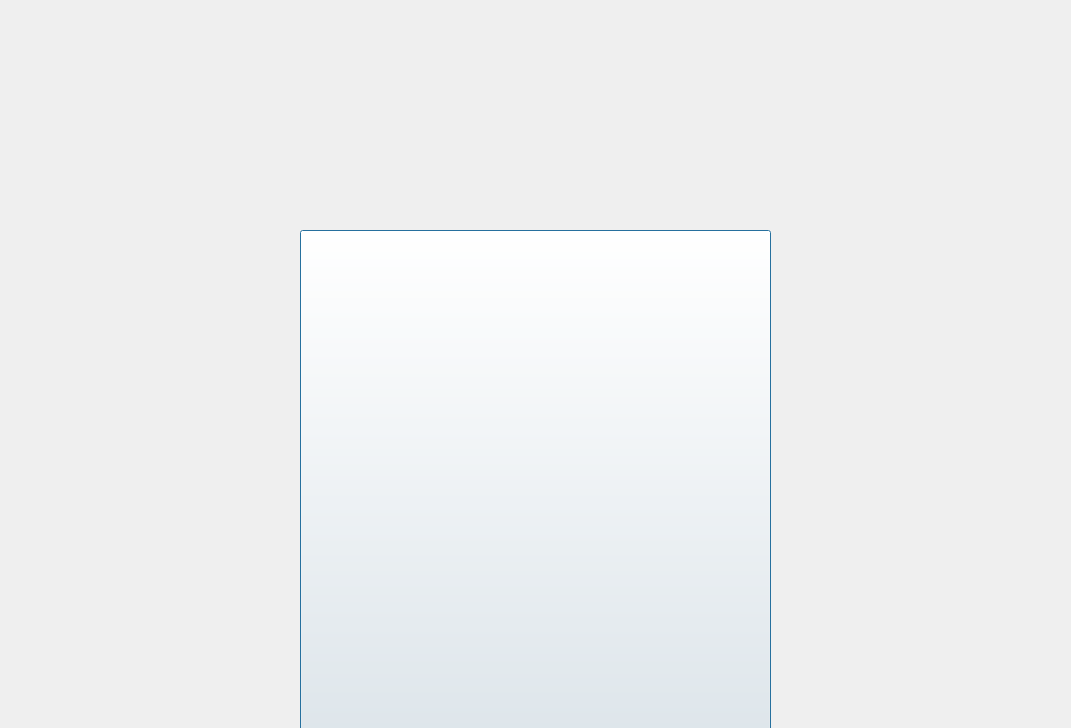
<?xml version="1.0" encoding="UTF-8"?>
<ui version="4.0">
 <class>Yiguan</class>
 <widget class="QDialog" name="Yiguan">
  <property name="geometry">
   <rect>
    <x>0</x>
    <y>0</y>
    <width>1071</width>
    <height>728</height>
   </rect>
  </property>
  <property name="sizePolicy">
   <sizepolicy hsizetype="Fixed" vsizetype="Fixed">
    <horstretch>0</horstretch>
    <verstretch>0</verstretch>
   </sizepolicy>
  </property>
  <property name="minimumSize">
   <size>
    <width>1071</width>
    <height>728</height>
   </size>
  </property>
  <property name="maximumSize">
   <size>
    <width>1071</width>
    <height>728</height>
   </size>
  </property>
  <property name="windowTitle">
   <string>无涯</string>
  </property>
  <property name="windowIcon">
   <iconset resource="Menu.qrc">
    <normaloff>:/icon/Resources/无涯.png</normaloff>:/icon/Resources/无涯.png</iconset>
  </property>
  <property name="styleSheet">
   <string notr="true">border-image: url(:/image/Resources/yiguan.png);</string>
  </property>
  <widget class="QLabel" name="lblText">
   <property name="geometry">
    <rect>
     <x>50</x>
     <y>500</y>
     <width>971</width>
     <height>211</height>
    </rect>
   </property>
   <property name="styleSheet">
    <string notr="true">border-image: url(:/other/Resources/透明背景.png);
color: rgb(255, 255, 255);
font: 16pt &quot;隶书&quot;;</string>
   </property>
   <property name="text">
    <string/>
   </property>
   <property name="alignment">
    <set>Qt::AlignLeading|Qt::AlignLeft|Qt::AlignTop</set>
   </property>
   <property name="wordWrap">
    <bool>true</bool>
   </property>
  </widget>
  <widget class="QPushButton" name="btnSY">
   <property name="geometry">
    <rect>
     <x>300</x>
     <y>230</y>
     <width>471</width>
     <height>581</height>
    </rect>
   </property>
   <property name="styleSheet">
    <string notr="true">border-image: url(:/other/Resources/透明背景.png);
border-image: url(:/people/Resources/luren1.png);</string>
   </property>
   <property name="text">
    <string/>
   </property>
  </widget>
  <widget class="QLabel" name="lblSY">
   <property name="geometry">
    <rect>
     <x>320</x>
     <y>310</y>
     <width>101</width>
     <height>51</height>
    </rect>
   </property>
   <property name="styleSheet">
    <string notr="true">border-image: url(:/other/Resources/透明背景.png);
color: rgb(255, 255, 255);
font: 16pt &quot;隶书&quot;;</string>
   </property>
   <property name="text">
    <string>大夫</string>
   </property>
   <property name="alignment">
    <set>Qt::AlignCenter</set>
   </property>
  </widget>
  <zorder>lblSY</zorder>
  <zorder>btnSY</zorder>
  <zorder>lblText</zorder>
 </widget>
 <layoutdefault spacing="6" margin="11"/>
 <resources>
  <include location="Menu.qrc"/>
 </resources>
 <connections/>
</ui>
